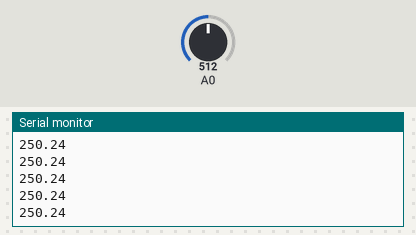
Bench run of a sketch on a simulated Arduino Uno, built with avr-gcc and run on an emulated ATmega328P. Shown: the last lines printed to the serial monitor. The test bench sets the inputs (shaded band); at power-on: A0 = 512.

Above: at 1.2 s.
1.3 s: A0 set to 716
At 1.31 s:
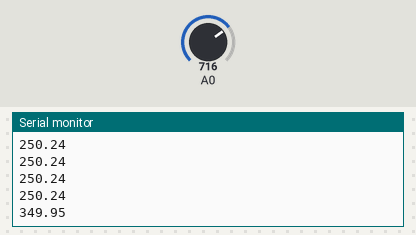
2.8 s: A0 set to 900
At 2.82 s:
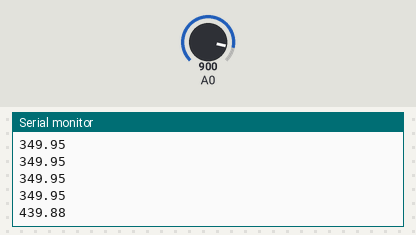
Timing chart, 0 to 5.8 s (numbered marks = the images above; inputs shaded):
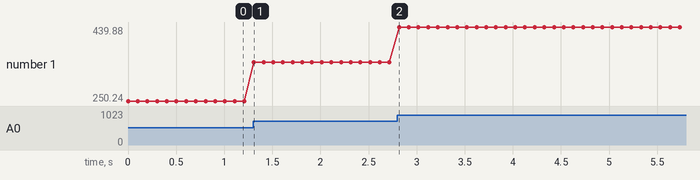

Measured:
- after the input at 1.3 s, the serial monitor: prints a new line at once (image 1)
- after the input at 2.8 s, the serial monitor: prints a new line at once (image 2)
- plotted number 1: 250.24 → 349.95 after the input at 1.3 s, 349.95 → 439.88 after the input at 2.8 s

The sketch:

lm35.ino.ino
```cpp
void setup() {
pinMode(A0,INPUT);
Serial.begin(115200);//baud rate 9600 octects/seconds
}

void loop() {
  float var=100*(analogRead(A0)*5/1023.0);
  Serial.println(var);
  delay(100);
}
```
